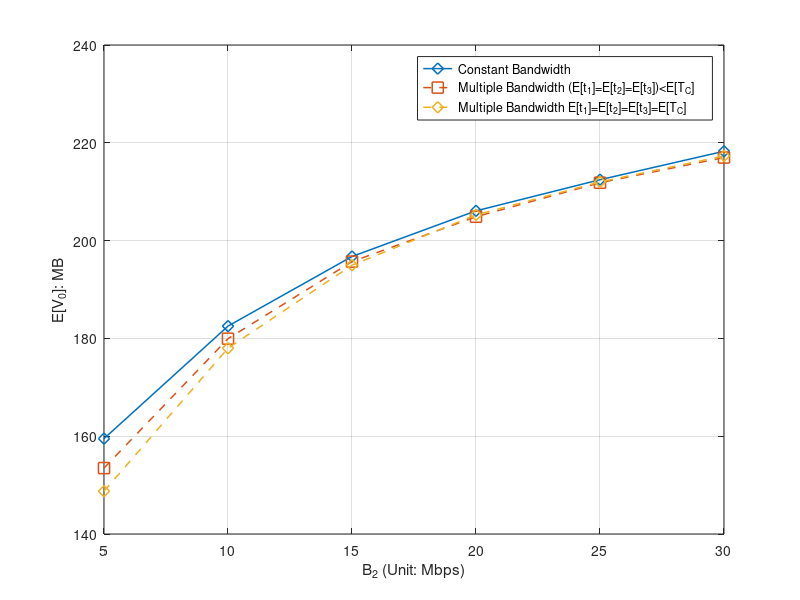

Write MATLAB code to recreate this figure.
%% Minutes
x_label = [5	10	15	20	25 30 35]



%% for DeadlinMissRatio

%Miss ratio
%y_11 = [0.59665	0.47519	0.38774	0.32703	0.2832	0.24331	0.21605]
%y_12 = [0.60933	0.47792	0.38983	0.3286	0.28254	0.24725	0.21932]
%y_13 = [0.63005	0.49468	0.39782	0.33724	0.28832	0.25177	0.22396]

%y_12 = [0.61199	0.4831	0.39086	0.33237	0.28605	0.24961	0.22277]
%y_13 = [0.63783	0.49803	0.39855	0.33215	0.2857	0.24812	0.22095]

%y_14 = [0.4306	0.34158	0.28456	0.2544	0.2269	0.21114]


%E[V_O]
y_11 = [85.142072	64.599316	52.637756	44.333036	38.278622	34.055849	30.466198]
%y_12 = [78.367467	60.105476	48.348542	40.617865	35.091551	31.001551	27.726357]
%y_13 = [70.694778	54.021803	44.32808	37.439199	32.873244	29.500626	26.648732]

%y_12 = [77.182356	58.76704	47.660398	39.996363	34.581722	30.738425	27.560406]
%y_13 = [69.495247	53.444328	44.454156	37.730371	32.81938	29.383092	26.706044]

%y_14 = [297.836141	442.843103	530.630403	583.319547	623.422749	652.460742]


%E[V_D]
y_11 = [159.496778	182.514299	196.747714	206.080882	212.451723	218.271357	221.898404]
%y_12 = [154.387567	180.642278	195.956321	205.548224	212.402169	217.420995	221.347609]
%y_13 = [149.375314	178.177798	195.06631	204.160323	211.465821	216.915929	220.907407]

y_12 = [153.481291	179.943492	195.701476	204.884325	211.833882	216.986877	220.846768]
y_13 = [148.758119	177.994131	194.97572	205.250661	211.994963	217.309926	221.167376]

%y_14 = [778.179121	824.663533	856.140117	869.440004	881.778205	890.073749]


i = i+1;
figure(i)

plot(x_label,y_11,'-d', 'MarkerSize',8, 'LineWidth',1.1)
hold on
plot(x_label,y_12,'--s', 'MarkerSize',8, 'LineWidth',1.1)
hold on
plot(x_label,y_13,'--d', 'MarkerSize',8, 'LineWidth',1.1)
hold on
%plot(x_label,y_14,'--o', 'MarkerSize',8, 'LineWidth',1.1)
%hold on


%ylabel('P_{miss}')
ylabel('E[V_0]: MB')
%ylabel('E[V_D]: MB')
xlabel('B_2 (Unit: Mbps)')


xticklabels({'5',	'10',	'15',	'20',	'25','30', '35'});

												
xlim([5, 30]);

%xticklabels({'0',	'1',	'2',	'3',	'4','5',	'6',	'7',	'8',	'9',	'10',	'11',	'12',	'13',	'14',	'15',	'16',	'17'	,'18'	,'20'	,'21'	,'22',	'23',	'24',	'26'});
set(gca, 'XTick', x_label);
%set(gca,'xticklabel',num2str(get(gca,'XTick')','%.4f'))
%legend({'F=200','F=500','F=1000'},'NumColumns',1);

%legend({'Constant Bandwidth','Multiple Bandwidth (E[t_1]=E[t_2])<E[T_C]','Multiple Bandwidth E[t_1]=E[t_2]=E[T_C]'},'NumColumns',1);
legend({'Constant Bandwidth','Multiple Bandwidth (E[t_1]=E[t_2]=E[t_3])<E[T_C]','Multiple Bandwidth E[t_1]=E[t_2]=E[t_3]=E[T_C]'},'NumColumns',1);

hold off;
grid on;